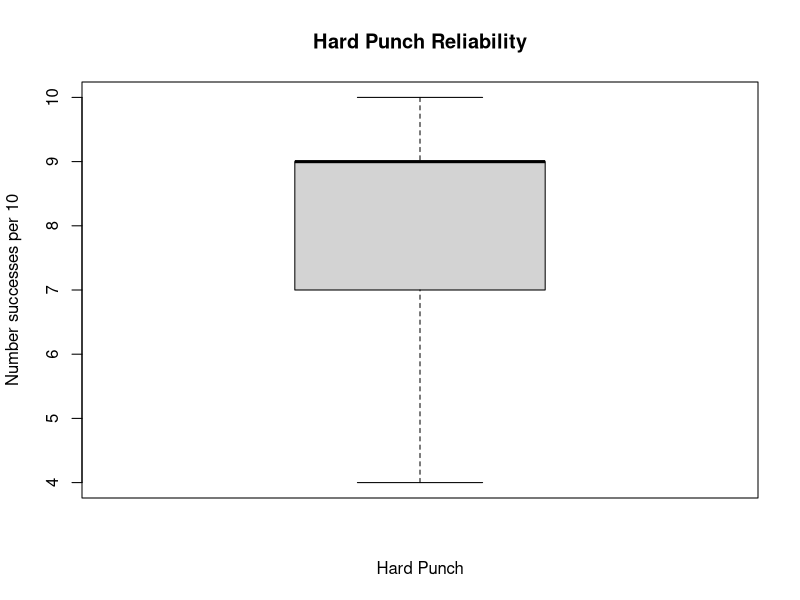
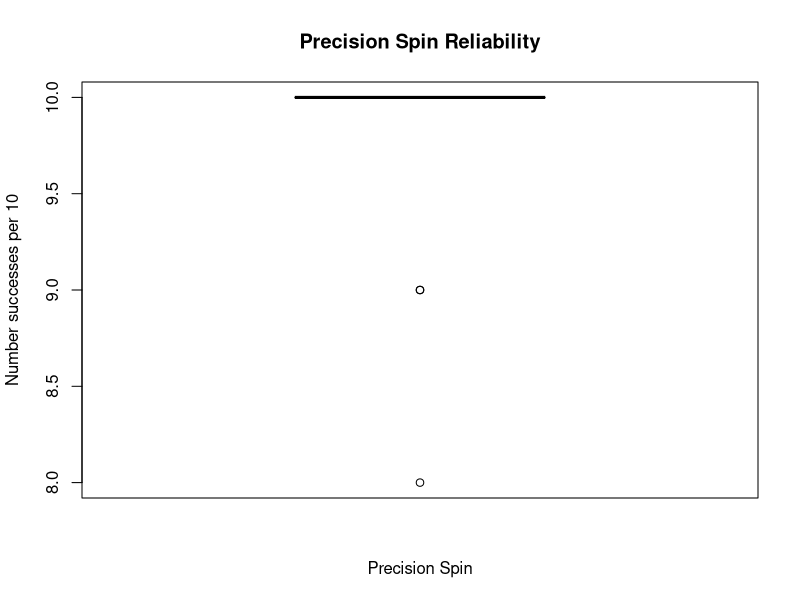
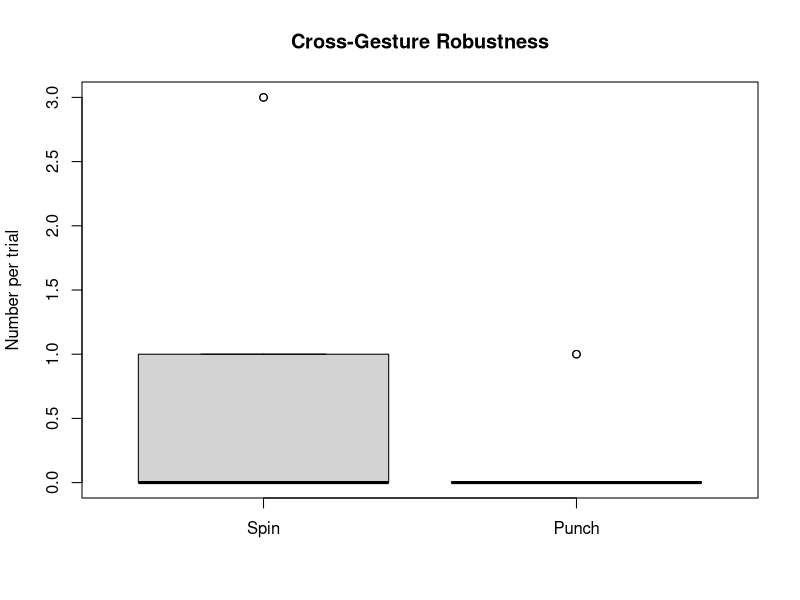
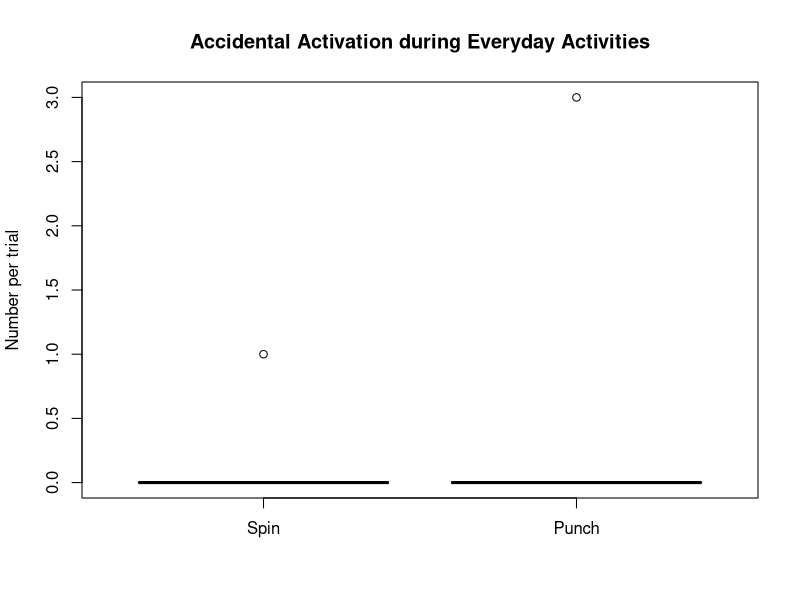
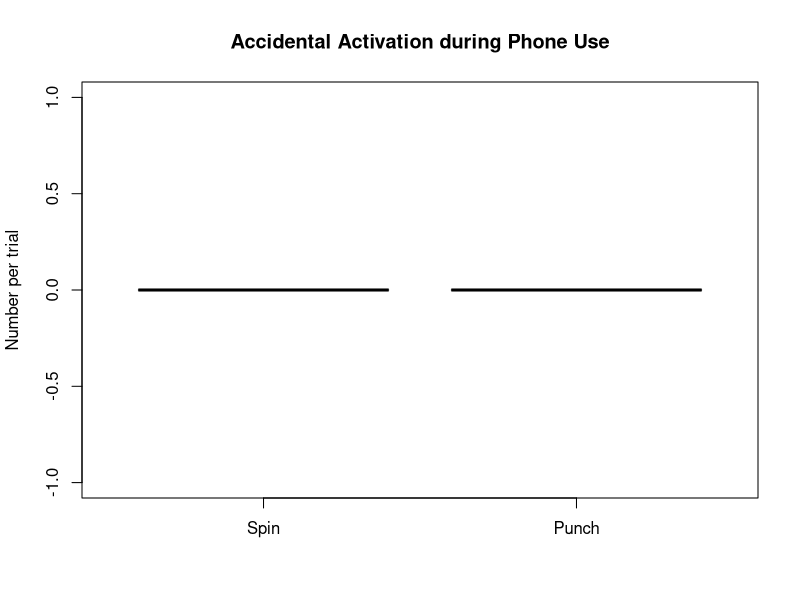

Write R code to recreate these figures, in order.
## ---- chunk 1
library("readxl")
data = read_excel("data.xlsx")
## ---- chunk 2
t.test(data$hard_punch_success, alternative = "greater", mu = 7)
## ---- chunk 3
t.test(data$spin_success, alternative = "greater", mu = 7)
## ---- chunk 4
t.test(x=data$punch_activation_when_expect_spin, y= data$spin_activation_when_expect_punch, paired=TRUE)
## ---- chunk 5
t.test(x=data$punch_activations_during_walk, y= data$spin_activations_during_walk, paired=TRUE)

## ---- chunk 6
t.test(x=data$punch_activations_during_draw, y= data$spin_activations_during_draw, paired=TRUE)
## ---- chunk 7
boxplot(data$hard_punch_success, main="Hard Punch Reliability",
   xlab = "Hard Punch", ylab="Number successes per 10")
## ---- chunk 8
boxplot(data$spin_success, main="Precision Spin Reliability",
   xlab = "Precision Spin", ylab="Number successes per 10")
## ---- chunk 9
Punch <- data$punch_activation_when_expect_spin
Spin <- data$spin_activation_when_expect_punch
walk_data <- data.frame(Spin, Punch)
boxplot(walk_data, main="Cross-Gesture Robustness",
   ylab="Number per trial")
## ---- chunk 10
Punch <- data$punch_activations_during_walk
Spin <- data$spin_activations_during_walk
walk_data <- data.frame(Spin, Punch)
boxplot(walk_data, main="Accidental Activation during Everyday Activities",
   ylab="Number per trial")
## ---- chunk 11
Punch <- data$punch_activations_during_draw
Spin <- data$spin_activations_during_draw
walk_data <- data.frame(Spin, Punch)
boxplot(walk_data, main="Accidental Activation during Phone Use",
   ylab="Number per trial")
